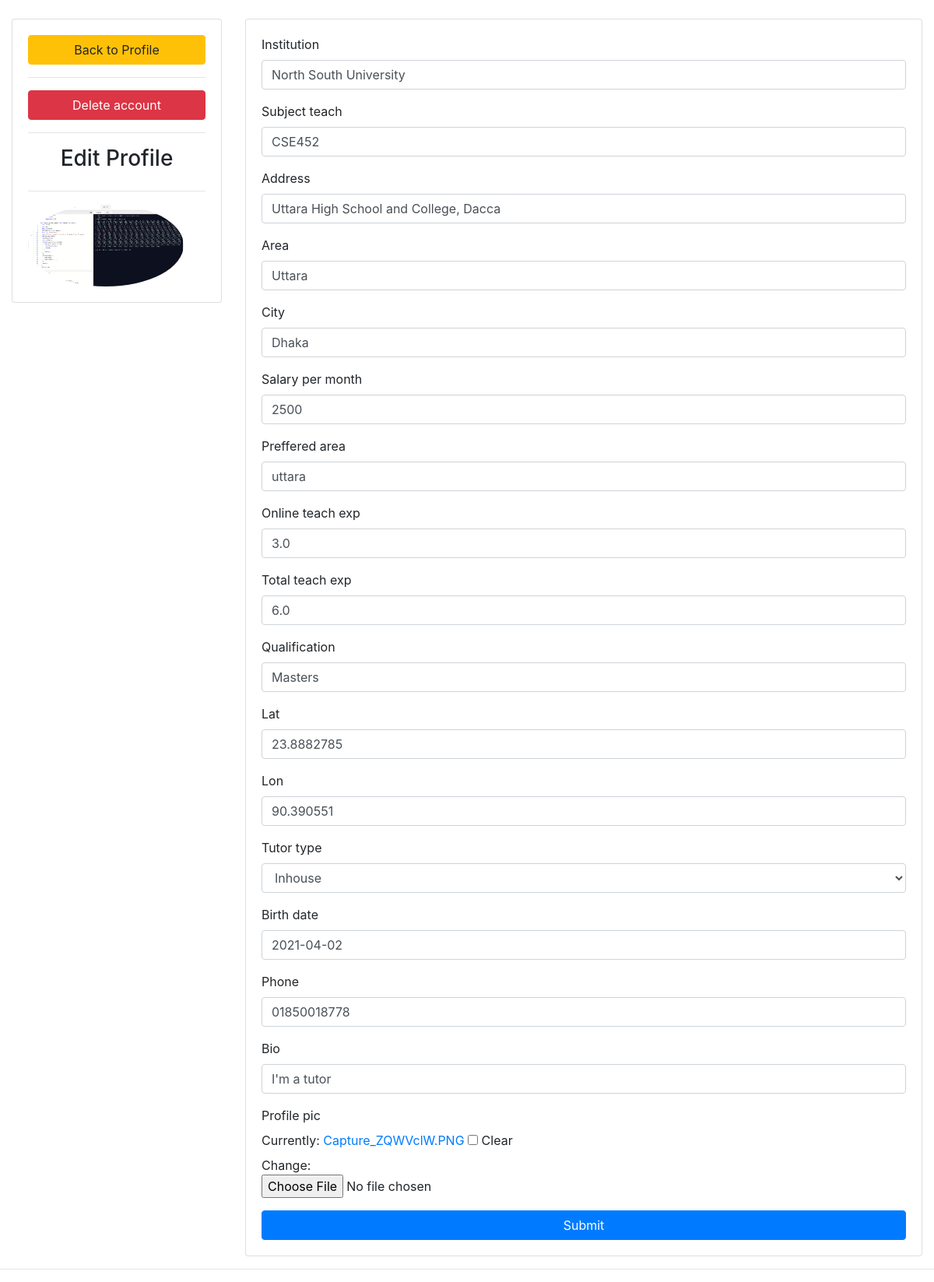
Screenshot of /edit_profile_tutor/ (signed in) with the database file from the repository.
### home/models.py (models this page shows, shortened)
class Tutor(models.Model):
    user = models.OneToOneField(User, on_delete=models.CASCADE)
    institution= models.CharField(max_length=150, null=True, blank=True)
    subject_teach= models.CharField(max_length=150, null=True, blank=True)
    address= models.CharField(max_length=150, null=True, blank=True)
    area= models.CharField(max_length=150, null=True, blank=True)
    city= models.CharField(max_length=150, null=True, blank=True)
    salary_per_month= models.CharField(max_length=150, null=True, blank=True)
    preffered_area= models.CharField(max_length=150, null=True, blank=True)
    online_teach_exp = models.FloatField(max_length=100, null=True, blank=True)
    total_teach_exp = models.FloatField(max_length=100, null=True, blank=True)
    qualification = models.CharField(max_length=250,null=True,blank=True)
    lat = models.FloatField(null=True,blank=True)
    lon = models.FloatField(null=True,blank=True)
    inhouse ='Inhouse'
    online = 'Online'
    both = 'Inhouse & Online'
    tutor_types = [
        (inhouse,'Inhouse'),
        (online,'Online'),
        (both,'Inhouse & Online'),
    ]
    tutor_type = models.CharField(max_length=25, choices=tutor_types,default=inhouse,null=True,blank=True)
    birth_date = models.DateField(null=True, blank=True)
    phone = models.CharField(max_length=20, null=True, blank=True)
    bio = models.CharField(max_length=450, blank=True,null=True)
    profile_pic = models.ImageField(default="profile1.png", null=True, blank=True)

### home/views.py (the view)
# urls.py: path('edit_profile_tutor/', views.edit_profile_tutor, name='edit_profile_tutor'),
def edit_profile_tutor(request):
    tutor= request.user.tutor
    form = EditForm_Tutor(instance=tutor)
    if request.method == 'POST':
     form = EditForm_Tutor(request.POST, request.FILES,instance=tutor)
     if form.is_valid():
	     form.save()
    context = {'form':form}
    return render(request, 'profile/edit_profile_tutor.html', context)

### home/forms.py
class EditForm_Tutor(ModelForm):
    class Meta:
        model = Tutor
        fields = '__all__'
        exclude = ['user']

### details/templatetags/group.py (called while the page is built)
@register.filter(name='has_group')
def has_group(user, group):
    return user.groups.filter(name=group).exists()

### home/templates/profile/edit_profile_tutor.html (shortened to what this page needs)
{%  extends 'main.html' %}
{% load static %}
{% block content %}
{%load crispy_forms_tags %}
{% load group %}
<br>
  <div class="row">
    <div class="col-md-3">
      <div class="card card-body">
        <a class="btn btn-warning" href="{% url 'profile' %}"> Back to Profile</a>
		<hr>
		<a class="btn btn-danger" href="{% url 'delete_profile' %}"> Delete account</a>
        <hr>
        <h3 style="text-align: center">Edit Profile</h3>
        <hr>
		{% if request.user|has_group:"student" %}
        <img src={{request.user.student.profile_pic.url}} class="rounded-circle" width="200">
        {% else %}
        <img src={{request.user.tutor.profile_pic.url}} class="rounded-circle" width="200">
         {% endif %}
      </div>
    </div>
	<div class="col-md-9">
		<div class="card card-body">
		 <table>
			<form method="POST" action="" enctype="multipart/form-data">
				{{form| crispy}}
			<input class="btn btn-primary" type="submit" name="Update Information">
			</form>
    </table>
		</div>
	</div>
</div>
{% endblock %}

### rows the page displays
Tutor: institution "North South University", subject_teach "CSE452", address "Uttara High School and College, Dacca", area "Uttara", city "Dhaka", salary_per_month "2500", preffered_area "uttara", online_teach_exp "3.0", total_teach_exp "6.0", qualification "Masters", lat "23.8882785", lon "90.390551", tutor_type "Inhouse", birth_date "2021-04-02", phone "01850018778", bio "I'm a tutor"
